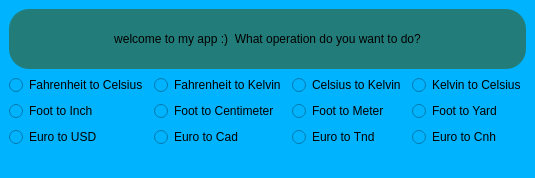
<?xml version="1.0" encoding="UTF-8"?>
<ui version="4.0">
 <class>MainWindow</class>
 <widget class="QMainWindow" name="MainWindow">
  <property name="geometry">
   <rect>
    <x>0</x>
    <y>0</y>
    <width>481</width>
    <height>178</height>
   </rect>
  </property>
  <property name="windowTitle">
   <string>MainWindow</string>
  </property>
  <property name="styleSheet">
   <string notr="true">background-color: rgb(0, 179, 255);</string>
  </property>
  <widget class="QWidget" name="centralwidget">
   <layout class="QGridLayout" name="gridLayout_2">
    <item row="0" column="0">
     <layout class="QGridLayout" name="gridLayout">
      <item row="1" column="0">
       <widget class="QRadioButton" name="Fahrenheit_to_Celsius">
        <property name="text">
         <string>Fahrenheit to Celsius</string>
        </property>
       </widget>
      </item>
      <item row="1" column="1">
       <widget class="QRadioButton" name="Fahrenheit_to_Kelvin">
        <property name="text">
         <string>Fahrenheit to Kelvin</string>
        </property>
       </widget>
      </item>
      <item row="1" column="2">
       <widget class="QRadioButton" name="Celsius_to_Kelvin">
        <property name="text">
         <string>Celsius to Kelvin</string>
        </property>
       </widget>
      </item>
      <item row="1" column="3">
       <widget class="QRadioButton" name="Kelvin_to_Celsius">
        <property name="text">
         <string>Kelvin to Celsius</string>
        </property>
       </widget>
      </item>
      <item row="2" column="0">
       <widget class="QRadioButton" name="Foot_to_Inch">
        <property name="text">
         <string>Foot to Inch</string>
        </property>
       </widget>
      </item>
      <item row="2" column="1">
       <widget class="QRadioButton" name="Foot_to_Centimeter">
        <property name="text">
         <string>Foot to Centimeter</string>
        </property>
       </widget>
      </item>
      <item row="2" column="2">
       <widget class="QRadioButton" name="Foot_to_Meter">
        <property name="text">
         <string>Foot to Meter</string>
        </property>
       </widget>
      </item>
      <item row="2" column="3">
       <widget class="QRadioButton" name="Foot_to_Yard">
        <property name="text">
         <string>Foot to Yard</string>
        </property>
       </widget>
      </item>
      <item row="3" column="0">
       <widget class="QRadioButton" name="Euro_to_USD">
        <property name="text">
         <string>Euro to USD</string>
        </property>
       </widget>
      </item>
      <item row="3" column="1">
       <widget class="QRadioButton" name="Euro_to_Cad">
        <property name="text">
         <string>Euro to Cad</string>
        </property>
       </widget>
      </item>
      <item row="3" column="2">
       <widget class="QRadioButton" name="Euro_to_Tnd">
        <property name="text">
         <string>Euro to Tnd</string>
        </property>
       </widget>
      </item>
      <item row="3" column="3">
       <widget class="QRadioButton" name="Euro_to_Cnh">
        <property name="text">
         <string>Euro to Cnh</string>
        </property>
       </widget>
      </item>
      <item row="0" column="0" colspan="4">
       <widget class="QLabel" name="label">
        <property name="styleSheet">
         <string notr="true">font: 10pt &quot;MV Boli&quot;;
background-color: rgb(34, 125, 122);
border-radius: 20px;
padding: 4px;</string>
        </property>
        <property name="text">
         <string>welcome to my app :)  What operation do you want to do?</string>
        </property>
        <property name="alignment">
         <set>Qt::AlignCenter</set>
        </property>
       </widget>
      </item>
     </layout>
    </item>
   </layout>
  </widget>
  <widget class="QMenuBar" name="menubar">
   <property name="geometry">
    <rect>
     <x>0</x>
     <y>0</y>
     <width>481</width>
     <height>21</height>
    </rect>
   </property>
  </widget>
  <widget class="QStatusBar" name="statusbar"/>
 </widget>
 <resources/>
 <connections/>
</ui>
